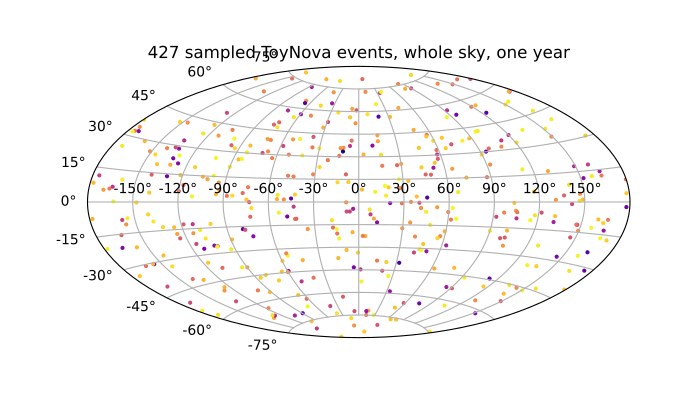

Source code (Python):
import numpy as np
import matplotlib.pyplot as plt
from astropy import units as u
from astropy.time import Time

from uvex_transients.models.core import ComposedSpectralModel
from uvex_transients.models.lightcurves.generic import GaussianRiseBrokenPowerLawLightcurve
from uvex_transients.models.spectra.thermal import BlackbodySpectrum
from uvex_transients.transients.base import ExtragalacticTransient


class ToyNovaSED(ComposedSpectralModel):
    _LIGHTCURVE_CLASS = GaussianRiseBrokenPowerLawLightcurve
    _SPECTRUM_CLASS = BlackbodySpectrum


_TOY_NOVA_RATE = 1e4 / (u.Gpc**3 * u.yr)


class ToyNova(ExtragalacticTransient):
    DEFAULT_MODEL = ToyNovaSED
    DEFAULT_DURATION = 20 * u.day
    DEFAULT_Z_LIM = 0.05

    def event_rate(self, z):
        z = np.asarray(z)
        rate = np.full_like(z, _TOY_NOVA_RATE.to_value(u.Mpc**-3 * u.yr**-1), dtype=np.float64)
        return rate if z.ndim > 0 else rate.item()

nova = ToyNova()

events = nova.sample_events_on_healpix_grid(
    nside=32, t_start=Time("2025-01-01"), duration=365 * u.day, seed=0,
)

fig = plt.figure(figsize=(7, 4))
ax = fig.add_subplot(111, projection="aitoff")
ax.grid(True)
ra = events["coord"].ra.wrap_at(180 * u.deg).radian
ax.scatter(ra, events["coord"].dec.radian, s=4, c=events["redshift"], cmap="plasma")
ax.set_title(f"{len(events)} sampled ToyNova events, whole sky, one year")
